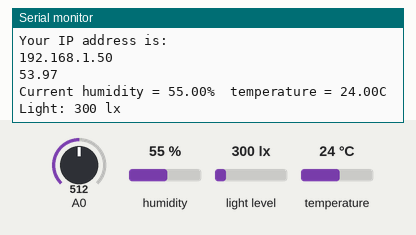
A sketch run on a simulated ESP8266 (NodeMCU). Parts: the last lines printed to the serial monitor. The inputs (shaded band) are chosen by the test bench; at power-on: humidity 55 %, light level 300 lx, A0 = 512, temperature 24 °C. WiFi joins after 1.5 s; servers stay silent unless stated.

Above: at 2.9 s.
3.0 s: humidity set to 22 %
At 4.2 s:
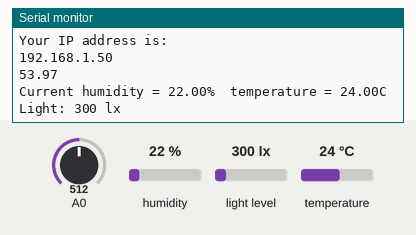
4.5 s: light level set to 40 lx
At 5.6 s:
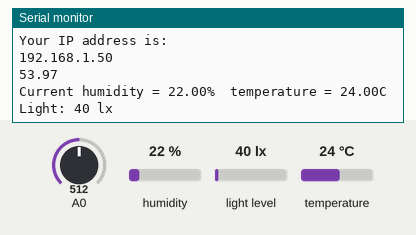
6.0 s: A0 set to 716
At 7.3 s:
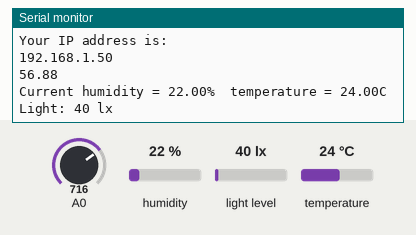
7.5 s: temperature set to 12 °C
At 8.5 s:
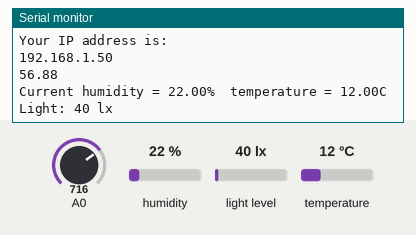
9.0 s: light level set to 500 lx
At 10.3 s:
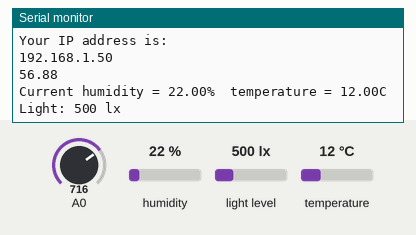
10.5 s: A0 set to 992
At 11.8 s:
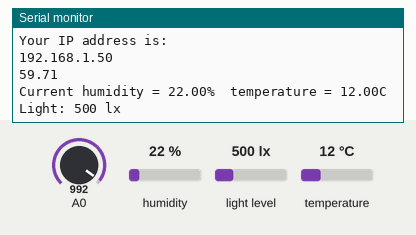
Timing chart, 0 to 13.0 s (numbered marks = the images above; inputs shaded):
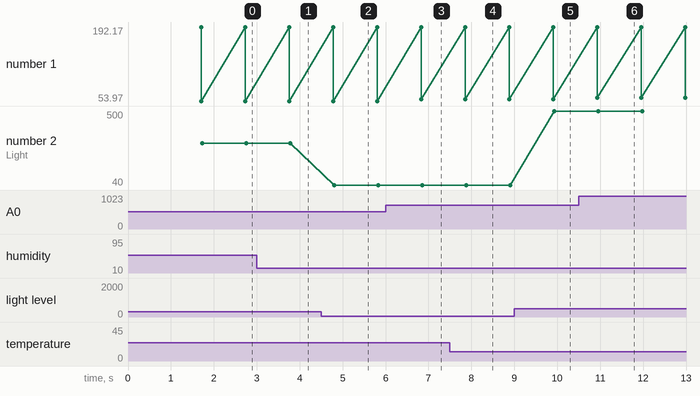

Measured:
- after the input at 3.0 s, the serial monitor: prints a new line after 0.78 s (image 1)
- after the input at 4.5 s, the serial monitor: prints a new line after 0.30 s (image 2)
- after the input at 6.0 s, the serial monitor: prints a new line after 0.83 s (image 3)
- after the input at 7.5 s, the serial monitor: prints a new line after 0.38 s (image 4)
- after the input at 9.0 s, the serial monitor: prints a new line after 0.93 s (image 5)
- after the input at 10.5 s, the serial monitor: prints a new line after 0.43 s (image 6)
- plotted number 1: 53.97 → 56.88 after the input at 6.0 s, 56.88 → 59.71 after the input at 10.5 s
- plotted number 2: 300 → 40 after the input at 4.5 s, 40 → 500 after the input at 9.0 s

The sketch:

NodeMcu.ino
```cpp
#include <ESP8266WiFi.h>
#include <dht.h>
#include "DHT.h"
#include <Wire.h>
#include <BH1750.h>

#define dht_apin D0 // Analog Pin sensor is connected to

BH1750 lightMeter;
dht DHT;

  const char* ssid     = "TLU";
  const char* password = "";

  int wifiStatus;

/*-------------------------------------SETUP STARTS HERE BELOW----------------------------*/
void setup() {

  Serial.begin(74880);
  delay(200);


  // We start by connecting to a WiFi network

  Serial.println();
  Serial.println();
  Serial.print("Your are connecting to;");
  Serial.println(ssid);

  WiFi.begin();

  while (WiFi.status() != WL_CONNECTED) {
    delay(500);
    Serial.print(".");
  }
    Wire.begin();

    lightMeter.begin();

 }

/*-------------------------------------LOOP STARTS HERE BELOW----------------------------*/
void loop() {
  wifiStatus = WiFi.status();

  if(wifiStatus == WL_CONNECTED){
     Serial.println("");
     Serial.println("Your ESP is connected!");
     Serial.println("Your IP address is: ");
     Serial.println(WiFi.localIP());
  }
  else{
    Serial.println("");
    Serial.println("WiFi not connected");
  }
/*-------------------------HELI----------------------*/
    float db;
    int val;
    val=analogRead(A0);
    float voltage = val * (5.0/1023);
    db = 20 * log10(voltage/0.005012);
    Serial.println(db);
    //
/*-------------------------TEMP----------------------*/
  DHT.read11(dht_apin);

    Serial.print("Current humidity = ");
    Serial.print(DHT.humidity);
    Serial.print("%  ");
    Serial.print("temperature = ");
    Serial.print(DHT.temperature);
    Serial.println("C  ");

/*-------------------------VALGUS----------------------*/

  uint16_t lux = lightMeter.readLightLevel();
  Serial.print("Light: ");
  Serial.print(lux);
  Serial.println(" lx");

  delay(1000); // check for connection every once a second

  }
```
